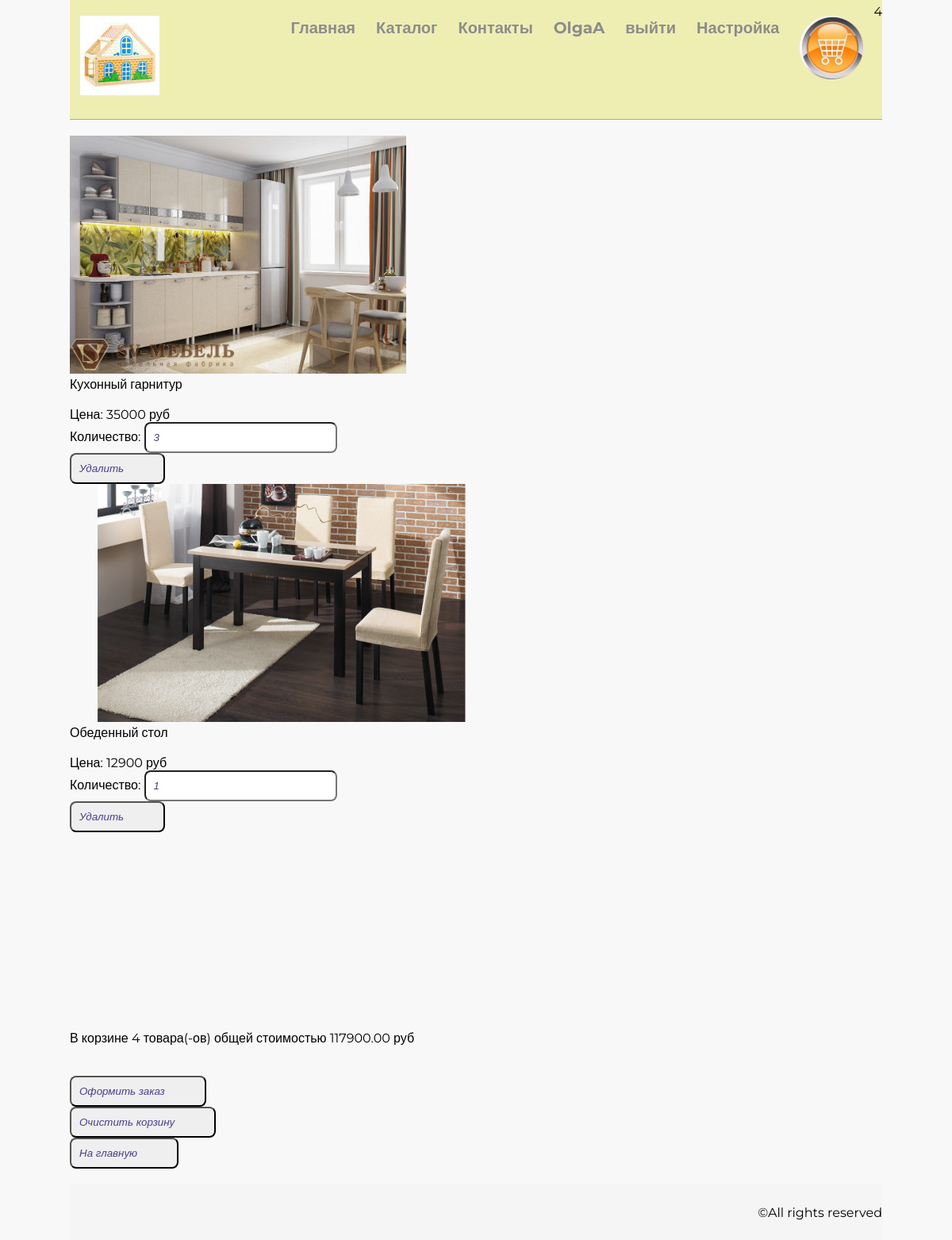
Before: /basket/ (signed in) with the older database file.
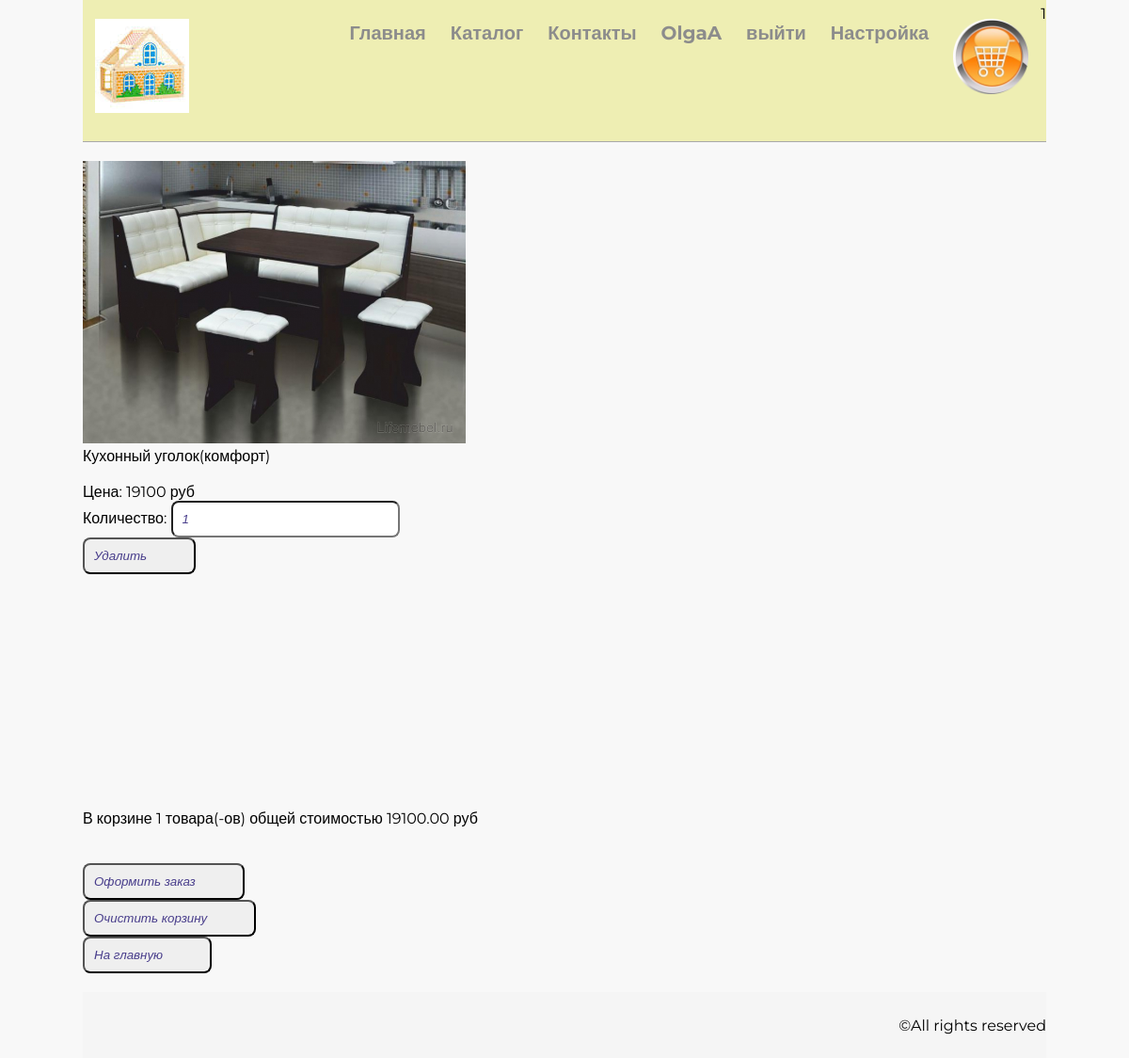
After: the same page with the newer database file.
### userapp/models.py (models this page shows, shortened)
class ShopUser(AbstractUser):
    avatar = models.ImageField(
        upload_to='users_avatars',
        blank=True
    )
    phone = models.CharField(
        max_length=11,
        blank=True,
        null=True
    )
    def get_absolute_url(self):
        return f'edit/{self.username}'
    class Meta:
        ordering = ['-is_superuser', 'username']

### basketapp/models.py (models this page shows, shortened)
class Basket(models.Model):
    user = models.ForeignKey(settings.AUTH_USER_MODEL, on_delete=models.CASCADE)
    product = models.ForeignKey(Product, on_delete=models.CASCADE)
    quantity = models.PositiveIntegerField(verbose_name='Количество', default=0)
    add_datetime = models.DateTimeField(verbose_name='Дата и время покупки', auto_now_add=True)
    class Meta:
        unique_together = (
            'user',
            'product'
        )
    def _get_product_cost(self):
        return self.product.price * self.quantity
    product_cost = property(_get_product_cost)
    def _get_total_quantity(self):
        _items = Basket.objects.filter(user=self.user)
        _total_quantity = sum(list(map(lambda x: x.quantity, _items)))
        return _total_quantity
    total_quantity = property(_get_total_quantity)
    def _get_total_cost(self):
        _items = Basket.objects.filter(user=self.user)
        _totalcost = sum(list(map(lambda x: x.product_cost, _items)))
        return _totalcost
    total_cost = property(_get_total_cost)

### mainapp/models.py (models this page shows, shortened)
class Product(models.Model):
    name = models.CharField(verbose_name='Наименование продукта', max_length=150, unique=True,
                            error_messages={'required': 'Укажите название товара'})
    category = models.ForeignKey(Category, on_delete=models.CASCADE)
    image = models.ForeignKey(
        'images.Image',
        on_delete=models.SET_DEFAULT, default=10
    )
    short_desc = models.CharField(verbose_name='Краткое описание', max_length=60,
                                  blank=True)
    desc = models.TextField(verbose_name='Подробное описание', blank=True)
    price = models.DecimalField(verbose_name='Цена', max_digits=8,
                                decimal_places=2, validators=[validate_positive], default=0)
    discount = models.DecimalField(verbose_name='Скидка', max_digits=4,
                                decimal_places=2, default=0)
    is_active = models.BooleanField(verbose_name='Запись активна', default=True)
    quantity = models.PositiveIntegerField(verbose_name='Количество на складе', default=0)
    modified = models.DateTimeField(auto_now=True)
    created = models.DateTimeField(auto_now_add=True)
    def _get_min_price(self):
        result = Product.objects.aggregate(models.Min('price'))
        return result['price__min']
    min_price = property(_get_min_price)
    def _get_max_price(self):
        result = Product.objects.aggregate(models.Max('price'))
        return result['price__max']
    max_price = property(_get_max_price)
    class Meta:
        ordering = ['name', 'is_active', 'price']

### images/models.py (models this page shows, shortened)
class Image(models.Model):
    name = models.CharField(max_length=250)
    value = models.ImageField(upload_to='product_images/', default='product_images/default.ppg')

### basketapp/views.py (the view)
# urls.py: path('', basketapp.BasketList.as_view(), name='basket'),
class BasketList(LoginRequiredMixin, ListView):
    model = Basket
    template_name = 'basketapp/basket.html'
    context_object_name = 'basket_items'
    def get_queryset(self):
        queryset = self.model.objects.filter(user=self.request.user).order_by('product__category')
        return queryset

### basketapp/templatetags/cart.py (called while the page is built)
@register.filter(name='total_quantity')
def quantity(value):
    if Basket.objects.filter(user=value).count():
        return Basket.objects.filter(user=value)[0].total_quantity
    return ''

### basketapp/templates/basketapp/basket.html (shortened to what this page needs)
{% extends 'master.html' %}
{% load static %}
{% block page_styles %}
<link rel="stylesheet" href="{% static 'web_shop/style.css' %}">
{% endblock %}
{% block page_content %}
{% if not basket_items %}
<p>Сейчас ваша корзина пуста.
    <br>
    Закажите товар по телефону 8(342)229-78-28 или перейдите к <a href="{% url 'products:catalog'%}">каталогу</a>
</p>
{% else %}
    {% for item in basket_items %}
        <div>
             <div>
                <img src ="/media/{{item.product.image.value}}" height="300" alt ="{{item.product.short_desc}}">
             </div>
            <div class="desc_item">
            <span class = "category_name">{{item.product.short_desc}}</span>
            <br><br>
            <span class = "product_price">Цена: {{item.product.price|floatformat}}&nbsp;руб</span >
                <br>
                <label>Количество: <input type = "number" name ="{{item.pk}}" min ="0" value ="{{item.quantity}}"></label>
                <br>
               <form>
                <input type="button"  value="Удалить"
                onClick='location.href="{% url "basket:basket_remove" item.pk %}"'>
                </form>
            </div>
        </div>
    {% endfor %}
        <div class="basket_summary">
            В корзине {{basket_items.0.total_quantity}} товара(-ов) общей стоимостью
            {{ basket_items.0.total_cost}} руб
        </div>
    {% endif %}
<br>
<br>
   <form>
    <input type="button"  value="Оформить заказ"
    onClick='location.href="{% url "basket:order_send" %}"'>
    </form>
   <form>
    <input type="button"  value="Очистить корзину"
    onClick='location.href="{% url "basket:basket_remove_all" %}"'>
    </form>
    <form>
    <input type="button"  value="На главную"
    onClick='location.href="{% url "products:start_page" %}"'>
    </form>
{% endblock %}

### web_shop/templates/master.html (shortened to what this page needs)
<!DOCTYPE html>
{% load static %}
<html lang="en">
<head>
	{% block page_styles %}{% endblock %}
</head>
<body>
    <div class="container">
        <div class="content">
            <header>
               <a href="/"><img src="{%static 'mainapp/img/logo.jpg' %}" alt="Логотип" class="logo"></a>
               {% block menu %}
                {% include 'includes/inc_menu.html' %}
                {% endblock %}
            </header>
            <section>
            {% block page_content %}{% endblock %}
            </section>
        </div>
        <footer>
            <p>&copy;All rights reserved</p>
        </footer>
    </div>
</body>
</html>

### web_shop/templates/includes/inc_menu.html (shortened to what this page needs)
{% load static %}
{% load cart %}
<nav>
    <ul class="menu">
        <li><a href="{% url 'products:start_page'%}">Главная</a></li>
        <li><a href="{% url 'products:catalog'%}" class="expand-catalog">Каталог</a>
        </li>
        <li><a href="{% url 'products:contacts'%}">Контакты</a></li>
        {% if user.is_authenticated %}
                <li>
            <a href="{{user.get_absolute_url}}">
                {{ user.username|default:'Пользователь'}}
            </a>
        </li>
        {% endif %}
        <li class="userapp">
            {% if user.is_authenticated %}
            <a href="{% url 'auth:logout' %}">выйти</a>
            {% else %}
            <a href="{% url 'auth:login' %}">войти</a>
            {% endif %}
        {% if user.is_superuser %}
        <li><a href="{% url 'admin_custom:admin_page' %}">Настройка</a></li>
        {% endif %}
        <li>
            <a href="{% url 'basket:basket' %}"><img src="{%static 'basketapp/img/basket.png' %}" alt="Корзина" class="basket" height="80px"></a>
        </li>
        {% if user.is_authenticated %}
        <li>
            {{user.id|total_quantity}}
        </li>
        {% endif %}
    </li>
    </ul>
</nav>

### web_shop/static/web_shop/style.css (style rules this page uses)
* { margin: 0; padding: 0; }
html, body { height: 100%; }
body { background-color: #f8f8f8; font-family: 'Montserrat', sans-serif; }
.container { max-width: 1024px; margin: 0 auto; min-height: 100%; display: flex; flex-direction: column; }
.content { flex: 1; }
header { max-width: 1024px; border-bottom: 1px solid darkgrey; display: flex; justify-content: space-between; align-content: center; min-height: 150px; background-color: #e6e67282; margin-bottom: 20px; }
.logo { padding: 20px 13px; width: 100px; height: 100px; }
.menu { display: flex; list-style-type: none; }
.menu a { padding: 20px 13px; display: block; color: #8c8c8c; font-size: 20px; font-weight: 700; text-align: right; text-decoration: none; }
.menu li { height: 30px; line-height: 30px; }
.desc_item { overflow:hidden; }
input:not([type="checkbox"]) { border-radius: 8px; padding: 10px 50px 10px 10px; color: #483D8B; font-style: italic; }
.userapp { color:red; }
.basket_summary { margin-top:250px; }
footer { background-color: whitesmoke; height: 70px; display: flex; justify-content: flex-end; margin-top: 20px; align-items: center; }

Changed rows visible on the page:
removed Basket: product.image.value (picture), product.short_desc "Кухонный гарнитур", product.price "35000", quantity "3", id "Удалить", user+quantity "4", user+product+quantity "117900.00"
removed Basket: product.image.value (picture), product.short_desc "Обеденный стол", product.price "12900", quantity "1", id "Удалить"
changed ShopUser "OlgaA": id|total_quantity "4" → "1"
added Basket: product.image.value (picture), product.short_desc "Кухонный уголок(комфорт)", product.price "19100", quantity "1", id "Удалить", user+quantity "1", user+product+quantity "19100.00"
